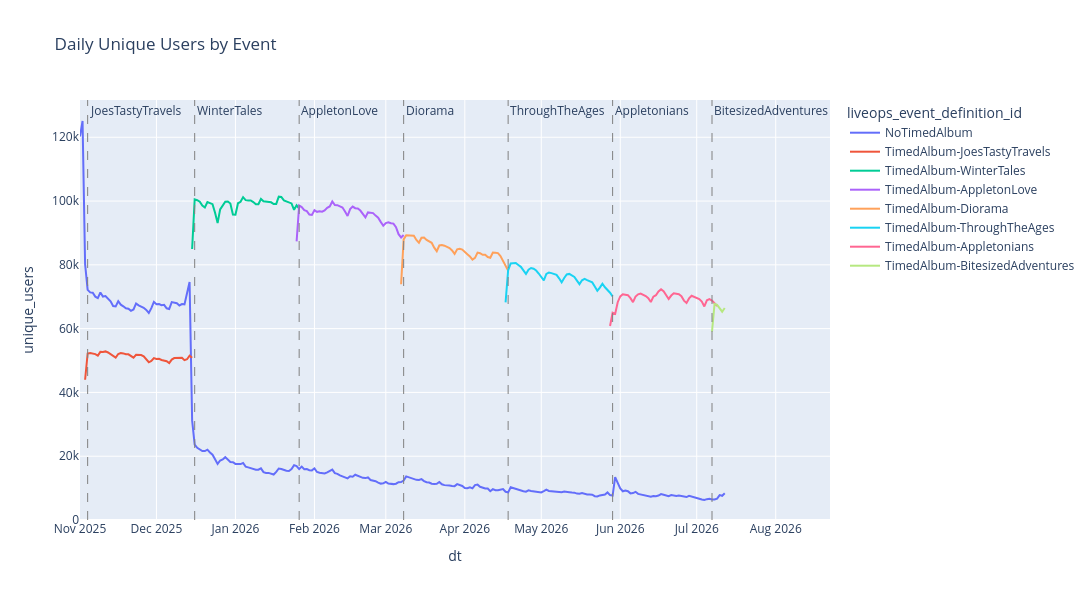

Notebook cell for this chart:
### Code cell
# hide-output
# Line chart of daily unique users broken down by event
fig = px.line(daily_users_event, 
              x='dt', 
              y='unique_users',
              color='liveops_event_definition_id',
              title='Daily Unique Users by Event',
              width=1200,
              height=600,
              hover_data={'unique_users': True})

fig = add_vlines_to_figure(fig, vlines_events)

fig.update_yaxes(rangemode='tozero')
fig.show()

### Figure 1 — Plotly figure (JSON) as saved in the notebook; plotly's stock layout.template omitted (floating-point values rounded to 4 significant figures; data arrays with more than 128 entries replaced by an {"elided": "..."} marker saying what was removed)
{"data": [{"hovertemplate": "liveops_event_definition_id=NoTimedAlbum<br>dt=%{x}<br>unique_users=%{y}<extra></extra>", "legendgroup": "NoTimedAlbum", "line": {"color": "#636efa", "dash": "solid"}, "marker": {"symbol": "circle"}, "mode": "lines", "name": "NoTimedAlbum", "orientation": "v", "showlegend": true, "type": "scatter", "x": {"elided": "254 str values"}, "xaxis": "x", "y": {"elided": "254 int values"}, "yaxis": "y"}, {"hovertemplate": "liveops_event_definition_id=TimedAlbum-JoesTastyTravels<br>dt=%{x}<br>unique_users=%{y}<extra></extra>", "legendgroup": "TimedAlbum-JoesTastyTravels", "line": {"color": "#EF553B", "dash": "solid"}, "marker": {"symbol": "circle"}, "mode": "lines", "name": "TimedAlbum-JoesTastyTravels", "orientation": "v", "showlegend": true, "type": "scatter", "x": ["2025-11-03", "2025-11-04", "2025-11-05", "2025-11-06", "2025-11-07", "2025-11-08", "2025-11-09", "2025-11-10", "2025-11-11", "2025-11-12", "2025-11-13", "2025-11-14", "2025-11-15", "2025-11-16", "2025-11-17", "2025-11-18", "2025-11-19", "2025-11-20", "2025-11-21", "2025-11-22", "2025-11-23", "2025-11-24", "2025-11-25", "2025-11-26", "2025-11-27", "2025-11-28", "2025-11-29", "2025-11-30", "2025-12-01", "2025-12-02", "2025-12-03", "2025-12-04", "2025-12-05", "2025-12-06", "2025-12-07", "2025-12-08", "2025-12-09", "2025-12-10", "2025-12-11", "2025-12-12", "2025-12-13", "2025-12-14", "2025-12-15"], "xaxis": "x", "y": [43976, 52209, 52383, 52188, 52010, 51540, 52710, 52702, 52863, 52524, 52066, 51514, 50921, 52056, 52341, 52234, 51957, 51947, 51540, 50913, 51773, 51850, 51724, 51347, 50311, 49454, 49869, 50775, 50464, 50540, 50181, 50027, 49773, 49189, 50304, 50764, 50763, 50741, 50880, 50108, 50405, 51508, 50838], "yaxis": "y"}, {"hovertemplate": "liveops_event_definition_id=TimedAlbum-WinterTales<br>dt=%{x}<br>unique_users=%{y}<extra></extra>", "legendgroup": "TimedAlbum-WinterTales", "line": {"color": "#00cc96", "dash": "solid"}, "marker": {"symbol": "circle"}, "mode": "lines", "name": "TimedAlbum-WinterTales", "orientation": "v", "showlegend": true, "type": "scatter", "x": ["2025-12-15", "2025-12-16", "2025-12-17", "2025-12-18", "2025-12-19", "2025-12-20", "2025-12-21", "2025-12-22", "2025-12-23", "2025-12-24", "2025-12-25", "2025-12-26", "2025-12-27", "2025-12-28", "2025-12-29", "2025-12-30", "2025-12-31", "2026-01-01", "2026-01-02", "2026-01-03", "2026-01-04", "2026-01-05", "2026-01-06", "2026-01-07", "2026-01-08", "2026-01-09", "2026-01-10", "2026-01-11", "2026-01-12", "2026-01-13", "2026-01-14", "2026-01-15", "2026-01-16", "2026-01-17", "2026-01-18", "2026-01-19", "2026-01-20", "2026-01-21", "2026-01-22", "2026-01-23", "2026-01-24", "2026-01-25", "2026-01-26"], "xaxis": "x", "y": [84967, 100508, 100263, 99775, 98594, 97974, 99662, 99393, 99036, 96362, 93119, 97372, 98503, 99798, 99840, 99246, 95761, 95725, 99306, 99752, 101228, 100286, 100155, 100169, 99667, 98969, 99005, 100657, 99912, 99837, 99736, 99603, 99068, 99096, 101383, 101286, 100205, 99847, 99626, 99255, 97256, 98648, 97654], "yaxis": "y"}, {"hovertemplate": "liveops_event_definition_id=TimedAlbum-AppletonLove<br>dt=%{x}<br>unique_users=%{y}<extra></extra>", "legendgroup": "TimedAlbum-AppletonLove", "line": {"color": "#ab63fa", "dash": "solid"}, "marker": {"symbol": "circle"}, "mode": "lines", "name": "TimedAlbum-AppletonLove", "orientation": "v", "showlegend": true, "type": "scatter", "x": ["2026-01-25", "2026-01-26", "2026-01-27", "2026-01-28", "2026-01-29", "2026-01-30", "2026-01-31", "2026-02-01", "2026-02-02", "2026-02-03", "2026-02-04", "2026-02-05", "2026-02-06", "2026-02-07", "2026-02-08", "2026-02-09", "2026-02-10", "2026-02-11", "2026-02-12", "2026-02-13", "2026-02-14", "2026-02-15", "2026-02-16", "2026-02-17", "2026-02-18", "2026-02-19", "2026-02-20", "2026-02-21", "2026-02-22", "2026-02-23", "2026-02-24", "2026-02-25", "2026-02-26", "2026-02-27", "2026-02-28", "2026-03-01", "2026-03-02", "2026-03-03", "2026-03-04", "2026-03-05", "2026-03-06", "2026-03-07", "2026-03-08"], "xaxis": "x", "y": [87360, 98593, 98114, 97168, 96848, 95775, 95665, 97123, 96621, 96791, 96656, 97083, 97858, 98321, 99870, 98750, 98704, 98378, 97959, 96755, 95321, 97457, 98274, 97766, 97649, 97020, 95866, 94865, 96437, 96422, 96219, 95441, 94783, 93474, 92260, 93115, 93363, 93048, 92936, 91799, 89624, 88607, 89386], "yaxis": "y"}, {"hovertemplate": "liveops_event_definition_id=TimedAlbum-Diorama<br>dt=%{x}<br>unique_users=%{y}<extra></extra>", "legendgroup": "TimedAlbum-Diorama", "line": {"color": "#FFA15A", "dash": "solid"}, "marker": {"symbol": "circle"}, "mode": "lines", "name": "TimedAlbum-Diorama", "orientation": "v", "showlegend": true, "type": "scatter", "x": ["2026-03-07", "2026-03-08", "2026-03-09", "2026-03-10", "2026-03-11", "2026-03-12", "2026-03-13", "2026-03-14", "2026-03-15", "2026-03-16", "2026-03-17", "2026-03-18", "2026-03-19", "2026-03-20", "2026-03-21", "2026-03-22", "2026-03-23", "2026-03-24", "2026-03-25", "2026-03-26", "2026-03-27", "2026-03-28", "2026-03-29", "2026-03-30", "2026-03-31", "2026-04-01", "2026-04-02", "2026-04-03", "2026-04-04", "2026-04-05", "2026-04-06", "2026-04-07", "2026-04-08", "2026-04-09", "2026-04-10", "2026-04-11", "2026-04-12", "2026-04-13", "2026-04-14", "2026-04-15", "2026-04-16", "2026-04-17", "2026-04-18"], "xaxis": "x", "y": [73934, 87971, 89278, 89242, 89152, 89114, 87803, 86919, 88513, 88576, 87813, 87378, 86924, 85392, 84294, 86069, 86234, 85997, 85569, 85245, 84528, 83422, 84851, 85034, 84798, 83900, 83333, 82655, 81627, 82202, 83847, 83641, 83141, 83177, 82456, 82220, 83857, 83768, 83672, 82785, 81215, 79559, 78186], "yaxis": "y"}, {"hovertemplate": "liveops_event_definition_id=TimedAlbum-ThroughTheAges<br>dt=%{x}<br>unique_users=%{y}<extra></extra>", "legendgroup": "TimedAlbum-ThroughTheAges", "line": {"color": "#19d3f3", "dash": "solid"}, "marker": {"symbol": "circle"}, "mode": "lines", "name": "TimedAlbum-ThroughTheAges", "orientation": "v", "showlegend": true, "type": "scatter", "x": ["2026-04-17", "2026-04-18", "2026-04-19", "2026-04-20", "2026-04-21", "2026-04-22", "2026-04-23", "2026-04-24", "2026-04-25", "2026-04-26", "2026-04-27", "2026-04-28", "2026-04-29", "2026-04-30", "2026-05-01", "2026-05-02", "2026-05-03", "2026-05-04", "2026-05-05", "2026-05-06", "2026-05-07", "2026-05-08", "2026-05-09", "2026-05-10", "2026-05-11", "2026-05-12", "2026-05-13", "2026-05-14", "2026-05-15", "2026-05-16", "2026-05-17", "2026-05-18", "2026-05-19", "2026-05-20", "2026-05-21", "2026-05-22", "2026-05-23", "2026-05-24", "2026-05-25", "2026-05-26", "2026-05-27", "2026-05-28", "2026-05-29"], "xaxis": "x", "y": [68239, 78276, 80457, 80484, 80568, 79962, 79378, 78275, 77162, 78497, 79021, 78788, 78224, 77282, 76016, 75149, 77133, 77588, 77411, 77113, 76864, 75782, 74500, 75890, 76977, 77151, 76746, 76212, 75069, 73943, 75155, 75604, 75207, 74944, 74505, 73241, 71896, 72870, 74097, 72961, 72260, 71254, 70116], "yaxis": "y"}, {"hovertemplate": "liveops_event_definition_id=TimedAlbum-Appletonians<br>dt=%{x}<br>unique_users=%{y}<extra></extra>", "legendgroup": "TimedAlbum-Appletonians", "line": {"color": "#FF6692", "dash": "solid"}, "marker": {"symbol": "circle"}, "mode": "lines", "name": "TimedAlbum-Appletonians", "orientation": "v", "showlegend": true, "type": "scatter", "x": ["2026-05-28", "2026-05-29", "2026-05-30", "2026-05-31", "2026-06-01", "2026-06-02", "2026-06-03", "2026-06-04", "2026-06-05", "2026-06-06", "2026-06-07", "2026-06-08", "2026-06-09", "2026-06-10", "2026-06-11", "2026-06-12", "2026-06-13", "2026-06-14", "2026-06-15", "2026-06-16", "2026-06-17", "2026-06-18", "2026-06-19", "2026-06-20", "2026-06-21", "2026-06-22", "2026-06-23", "2026-06-24", "2026-06-25", "2026-06-26", "2026-06-27", "2026-06-28", "2026-06-29", "2026-06-30", "2026-07-01", "2026-07-02", "2026-07-03", "2026-07-04", "2026-07-05", "2026-07-06", "2026-07-07", "2026-07-08", "2026-07-09"], "xaxis": "x", "y": [60820, 64974, 64610, 68285, 70092, 70756, 70619, 70495, 69540, 68300, 70038, 70772, 71008, 70619, 70213, 69555, 68344, 70037, 70488, 71687, 72316, 71709, 70462, 69300, 70373, 71082, 70944, 70789, 70188, 68787, 68038, 69472, 70322, 70049, 69591, 69283, 68489, 66956, 68877, 69254, 68806, 67951, 67115], "yaxis": "y"}, {"hovertemplate": "liveops_event_definition_id=TimedAlbum-BitesizedAdventures<br>dt=%{x}<br>unique_users=%{y}<extra></extra>", "legendgroup": "TimedAlbum-BitesizedAdventures", "line": {"color": "#B6E880", "dash": "solid"}, "marker": {"symbol": "circle"}, "mode": "lines", "name": "TimedAlbum-BitesizedAdventures", "orientation": "v", "showlegend": true, "type": "scatter", "x": ["2026-07-07", "2026-07-08", "2026-07-09", "2026-07-10", "2026-07-11", "2026-07-12"], "xaxis": "x", "y": [59047, 67765, 67466, 66468, 65306, 66454], "yaxis": "y"}], "layout": {"annotations": [{"showarrow": false, "text": "JoesTastyTravels", "x": 1762214400000, "xanchor": "left", "xref": "x", "y": 1, "yanchor": "top", "yref": "y domain"}, {"showarrow": false, "text": "WinterTales", "x": 1765843200000, "xanchor": "left", "xref": "x", "y": 1, "yanchor": "top", "yref": "y domain"}, {"showarrow": false, "text": "AppletonLove", "x": 1769385600000, "xanchor": "left", "xref": "x", "y": 1, "yanchor": "top", "yref": "y domain"}, {"showarrow": false, "text": "Diorama", "x": 1772928000000, "xanchor": "left", "xref": "x", "y": 1, "yanchor": "top", "yref": "y domain"}, {"showarrow": false, "text": "ThroughTheAges", "x": 1776470400000, "xanchor": "left", "xref": "x", "y": 1, "yanchor": "top", "yref": "y domain"}, {"showarrow": false, "text": "Appletonians", "x": 1780012800000, "xanchor": "left", "xref": "x", "y": 1, "yanchor": "top", "yref": "y domain"}, {"showarrow": false, "text": "BitesizedAdventures", "x": 1783382400000, "xanchor": "left", "xref": "x", "y": 1, "yanchor": "top", "yref": "y domain"}], "height": 600, "legend": {"title": {"text": "liveops_event_definition_id"}, "tracegroupgap": 0}, "shapes": [{"line": {"color": "gray", "dash": "dash", "width": 1}, "type": "line", "x0": 1762214400000, "x1": 1762214400000, "xref": "x", "y0": 0, "y1": 1, "yref": "y domain"}, {"line": {"color": "gray", "dash": "dash", "width": 1}, "type": "line", "x0": 1765843200000, "x1": 1765843200000, "xref": "x", "y0": 0, "y1": 1, "yref": "y domain"}, {"line": {"color": "gray", "dash": "dash", "width": 1}, "type": "line", "x0": 1769385600000, "x1": 1769385600000, "xref": "x", "y0": 0, "y1": 1, "yref": "y domain"}, {"line": {"color": "gray", "dash": "dash", "width": 1}, "type": "line", "x0": 1772928000000, "x1": 1772928000000, "xref": "x", "y0": 0, "y1": 1, "yref": "y domain"}, {"line": {"color": "gray", "dash": "dash", "width": 1}, "type": "line", "x0": 1776470400000, "x1": 1776470400000, "xref": "x", "y0": 0, "y1": 1, "yref": "y domain"}, {"line": {"color": "gray", "dash": "dash", "width": 1}, "type": "line", "x0": 1780012800000, "x1": 1780012800000, "xref": "x", "y0": 0, "y1": 1, "yref": "y domain"}, {"line": {"color": "gray", "dash": "dash", "width": 1}, "type": "line", "x0": 1783382400000, "x1": 1783382400000, "xref": "x", "y0": 0, "y1": 1, "yref": "y domain"}], "title": {"text": "Daily Unique Users by Event"}, "width": 1200, "xaxis": {"anchor": "y", "domain": [0, 1], "title": {"text": "dt"}}, "yaxis": {"anchor": "x", "domain": [0, 1], "rangemode": "tozero", "title": {"text": "unique_users"}}}}
